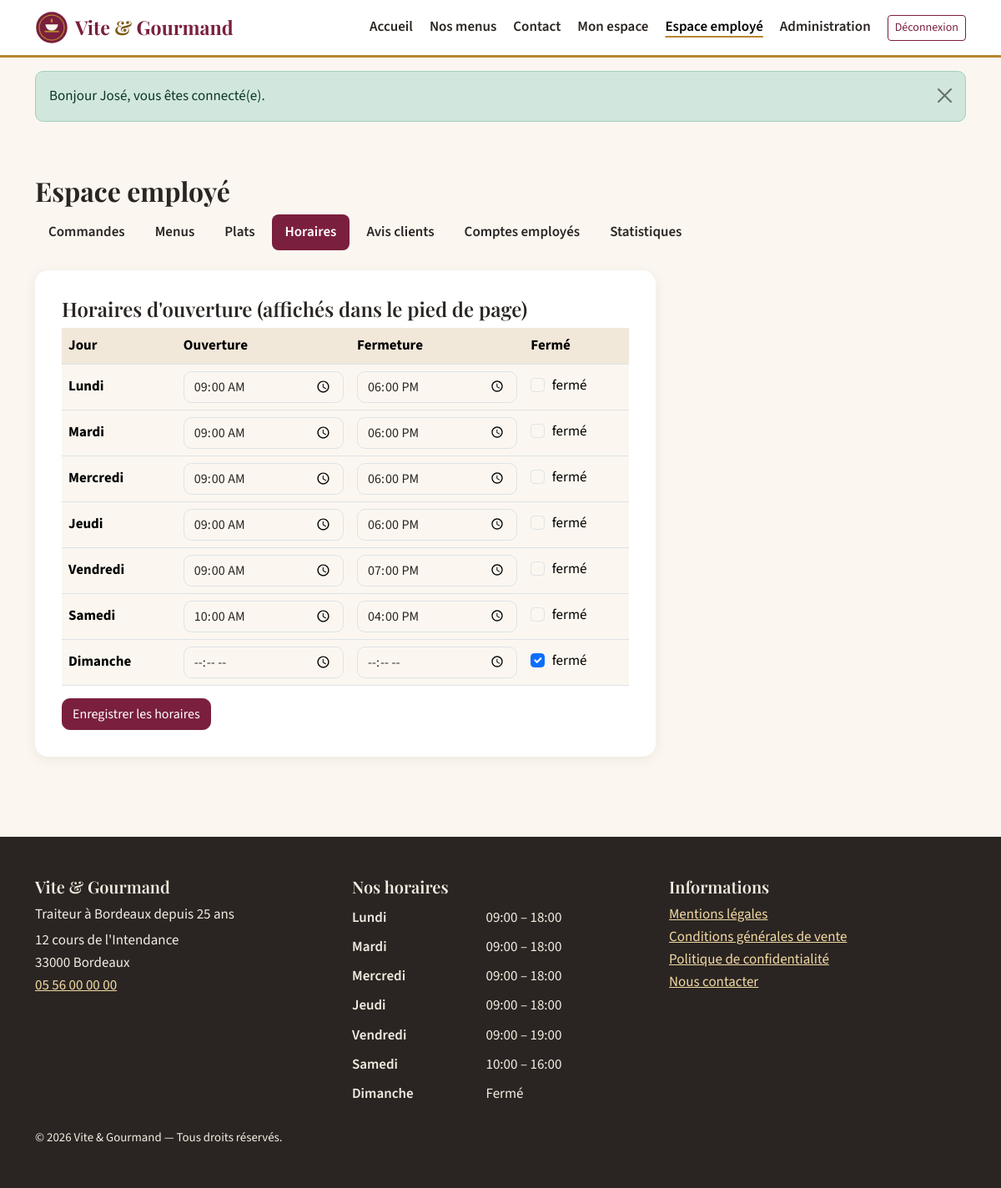
The app's page /employe/horaires (signed in) with its own data.
### tables this page shows
CREATE TABLE horaire (
    horaire_id       INT AUTO_INCREMENT PRIMARY KEY,
    jour             VARCHAR(20) NOT NULL UNIQUE,
    heure_ouverture  VARCHAR(10) NULL,                
    heure_fermeture  VARCHAR(10) NULL,
    ordre            TINYINT NOT NULL
);

### views/employe/horaires.php (the view, shortened to what the rows shown need)
<div class="container py-5">
    <h1 class="h2">Espace employé</h1>
    <?php require ROOT_PATH . '/views/employe/_nav.php'; ?>
    <form method="post" action="/employe/horaires" class="form-card col-lg-8">
        <h2 class="h4">Horaires d'ouverture (affichés dans le pied de page)</h2>
        <table class="table align-middle">
            <thead><tr><th scope="col">Jour</th><th scope="col">Ouverture</th><th scope="col">Fermeture</th><th scope="col">Fermé</th></tr></thead>
            <tbody>
            <?php foreach ($horaires as $h): $id = (int) $h['horaire_id']; ?>
                <tr>
                    <th scope="row"><?= e($h['jour']) ?></th>
                    <td><label class="visually-hidden" for="o<?= $id ?>">Ouverture le <?= e($h['jour']) ?></label>
                        <input type="time" class="form-control" id="o<?= $id ?>" name="ouverture[<?= $id ?>]" value="<?= e($h['heure_ouverture']) ?>"></td>
                    <td><label class="visually-hidden" for="f<?= $id ?>">Fermeture le <?= e($h['jour']) ?></label>
                        <input type="time" class="form-control" id="f<?= $id ?>" name="fermeture[<?= $id ?>]" value="<?= e($h['heure_fermeture']) ?>"></td>
                    <td><div class="form-check"><input class="form-check-input" type="checkbox" id="c<?= $id ?>" name="ferme[<?= $id ?>]" value="1" <?= $h['heure_ouverture'] ? '' : 'checked' ?>>
                        <label class="form-check-label" for="c<?= $id ?>"><span class="visually-hidden"><?= e($h['jour']) ?> : </span>fermé</label></div></td>
                </tr>
            <?php endforeach; ?>
            </tbody>
        </table>
        <button type="submit" class="btn btn-primary">Enregistrer les horaires</button>
    </form>
</div>

### src/Core/Router.php (shortened to what the rows shown need)
<?php
final class Router
{
    private array $routes = [];
    private function add(string $method, string $path, array $handler, array $roles): void
    {
        $pattern = preg_replace('#\{(\w+)\}#', '(?P<$1>[A-Za-z0-9\-]+)', $path);
        $this->routes[] = [$method, '#^' . $pattern . '$#', $handler, $roles];
    }
    public function dispatch(string $method, string $uri): void
    {
        $path = rawurldecode(parse_url($uri, PHP_URL_PATH) ?: '/');
        $path = $path !== '/' ? rtrim($path, '/') : '/';
        foreach ($this->routes as [$m, $regex, $handler, $roles]) {
            if ($m !== $method || !preg_match($regex, $path, $matches)) {
                continue;
            }
            if ($roles !== []) {
                Auth::requireRole($roles);
            }
            $params = array_filter($matches, 'is_string', ARRAY_FILTER_USE_KEY);
            [$class, $action] = $handler;
            (new $class())->$action(...array_values($params));
            return;
        }
    }
}

### views/layout/main.php (shortened to what the rows shown need)
<?php
$horaires = (new Catalogue())->horaires();
$user = Auth::user();
?>
<!DOCTYPE html>
<html lang="fr">
<head>
    <link href="/assets/vendor/bootstrap.min.css" rel="stylesheet">
    <link href="/assets/css/fonts.css" rel="stylesheet">
    <link href="/assets/css/style.css" rel="stylesheet">
</head>
<body>
<header class="site-header">
    <nav class="navbar navbar-expand-lg" aria-label="Menu principal">
        <div class="container">
            <a class="navbar-brand" href="/">
                <img src="/assets/img/logo.svg" alt="" width="40" height="40">
                <span>Vite <span class="amp">&amp;</span> Gourmand</span>
            </a>
            <div class="collapse navbar-collapse" id="nav-principale">
                <ul class="navbar-nav ms-auto align-items-lg-center gap-lg-1">
                    <li class="nav-item"><a class="nav-link<?= is_current('/') ?>" href="/">Accueil</a></li>
                    <li class="nav-item"><a class="nav-link<?= is_current('/menus') ?>" href="/menus">Nos menus</a></li>
                    <li class="nav-item"><a class="nav-link<?= is_current('/contact') ?>" href="/contact">Contact</a></li>
                    <?php if ($user): ?>
                        <li class="nav-item"><a class="nav-link<?= is_current('/compte') ?>" href="/compte">Mon espace</a></li>
                        <?php if (Auth::is(Auth::EMPLOYE, Auth::ADMIN)): ?>
                            <li class="nav-item"><a class="nav-link<?= is_current('/employe') ?>" href="/employe">Espace employé</a></li>
                        <?php endif; ?>
                        <?php if (Auth::is(Auth::ADMIN)): ?>
                            <li class="nav-item"><a class="nav-link<?= is_current('/admin') ?>" href="/admin">Administration</a></li>
                        <?php endif; ?>
                        <li class="nav-item">
                            <form method="post" action="/deconnexion" class="d-inline">
                                <button type="submit" class="btn btn-outline-primary btn-sm ms-lg-2">Déconnexion</button>
                            </form>
                        </li>
                    <?php else: ?>
                        <li class="nav-item"><a class="nav-link<?= is_current('/connexion') ?>" href="/connexion">Connexion</a></li>
                        <li class="nav-item"><a class="btn btn-primary btn-sm ms-lg-2" href="/inscription">Créer un compte</a></li>
                    <?php endif; ?>
                </ul>
            </div>
        </div>
    </nav>
</header>
<main id="contenu" tabindex="-1">
    <?php require ROOT_PATH . '/views/partials/flash.php'; ?>
    <?= $content ?>
</main>
<footer class="site-footer mt-5">
    <div class="container py-5">
        <div class="row g-4">
            <div class="col-md-4">
                <h2 class="h5">Vite &amp; Gourmand</h2>
                <p class="mb-1">Traiteur à Bordeaux depuis 25 ans</p>
                <address class="mb-0">12 cours de l'Intendance<br>33000 Bordeaux<br>
                    <a href="tel:+33556000000">05 56 00 00 00</a></address>
            </div>
            <div class="col-md-4">
                <h2 class="h5">Nos horaires</h2>
                <table class="table table-sm table-borderless horaires mb-0">
                    <tbody>
                    <?php foreach ($horaires as $h): ?>
                        <tr>
                            <th scope="row"><?= e($h['jour']) ?></th>
                            <td><?= $h['heure_ouverture'] ? e($h['heure_ouverture'] . ' – ' . $h['heure_fermeture']) : 'Fermé' ?></td>
                        </tr>
                    <?php endforeach; ?>
                    </tbody>
                </table>
            </div>
            <div class="col-md-4">
                <h2 class="h5">Informations</h2>
                <ul class="list-unstyled">
                    <li><a href="/mentions-legales">Mentions légales</a></li>
                    <li><a href="/cgv">Conditions générales de vente</a></li>
                    <li><a href="/confidentialite">Politique de confidentialité</a></li>
                    <li><a href="/contact">Nous contacter</a></li>
                </ul>
            </div>
        </div>
        <p class="small mt-4 mb-0">&copy; <?= date('Y') ?> Vite &amp; Gourmand — Tous droits réservés.</p>
    </div>
</footer>
</body>
</html>

### records on screen
horaire: jour "Lundi", heure_ouverture "09:00", heure_fermeture "18:00", heure_ouverture+heure_fermeture "09:00 – 18:00"
horaire: jour "Mardi", heure_ouverture "09:00", heure_fermeture "18:00", heure_ouverture+heure_fermeture "09:00 – 18:00"
horaire: jour "Mercredi", heure_ouverture "09:00", heure_fermeture "18:00", heure_ouverture+heure_fermeture "09:00 – 18:00"
horaire: jour "Jeudi", heure_ouverture "09:00", heure_fermeture "18:00", heure_ouverture+heure_fermeture "09:00 – 18:00"
horaire: jour "Vendredi", heure_ouverture "09:00", heure_fermeture "19:00", heure_ouverture+heure_fermeture "09:00 – 19:00"
horaire: jour "Samedi", heure_ouverture "10:00", heure_fermeture "16:00", heure_ouverture+heure_fermeture "10:00 – 16:00"
horaire: jour "Dimanche", heure_ouverture "☑", shows "Fermé"

### other values on screen
$f['message'] "Bonjour José, vous êtes connecté(e)."
